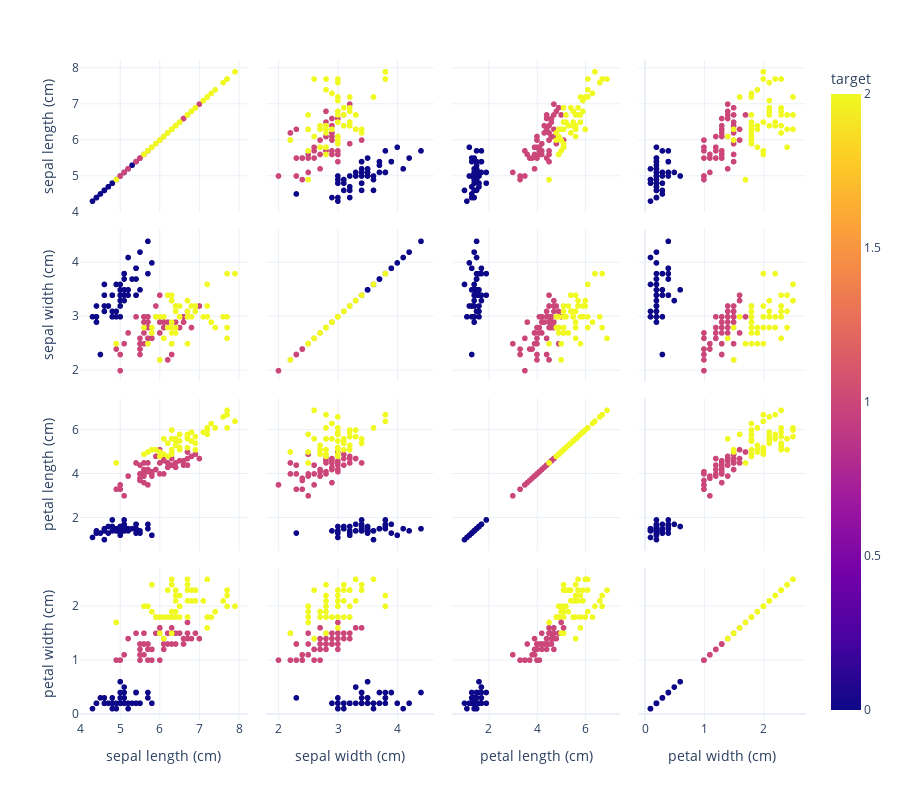

Source (notebook cell):
### Code cell
px.scatter_matrix(cf, color="target"  , template="plotly_white" , height = 800 , dimensions=cf.columns[:-1])

### Figure 1 — Plotly figure (JSON) as saved in the notebook; plotly's stock layout.template omitted (floating-point values rounded to 4 significant figures; data arrays with more than 128 entries replaced by an {"elided": "..."} marker saying what was removed)
{"data": [{"dimensions": [{"axis": {"matches": true}, "label": "sepal length (cm)", "values": {"elided": "150 float values"}}, {"axis": {"matches": true}, "label": "sepal width (cm)", "values": {"elided": "150 float values"}}, {"axis": {"matches": true}, "label": "petal length (cm)", "values": {"elided": "150 float values"}}, {"axis": {"matches": true}, "label": "petal width (cm)", "values": {"elided": "150 float values"}}], "hovertemplate": "%{xaxis.title.text}=%{x}<br>%{yaxis.title.text}=%{y}<br>target=%{marker.color}<extra></extra>", "legendgroup": "", "marker": {"color": {"elided": "150 int values"}, "coloraxis": "coloraxis", "symbol": "circle"}, "name": "", "showlegend": false, "type": "splom"}], "layout": {"coloraxis": {"colorbar": {"title": {"text": "target"}}, "colorscale": [[0, "#0d0887"], [0.1111, "#46039f"], [0.2222, "#7201a8"], [0.3333, "#9c179e"], [0.4444, "#bd3786"], [0.5556, "#d8576b"], [0.6667, "#ed7953"], [0.7778, "#fb9f3a"], [0.8889, "#fdca26"], [1, "#f0f921"]]}, "dragmode": "select", "height": 800, "legend": {"tracegroupgap": 0}, "margin": {"t": 60}}}
